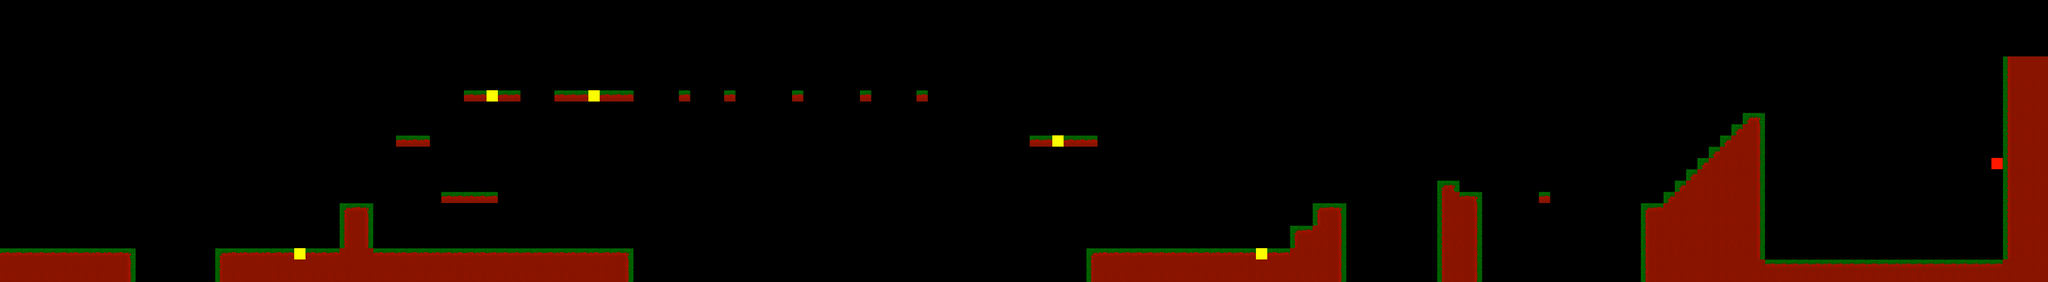

This game map was drawn from its Tiled (.tmx) file and the tilesets committed beside it. A one-line description and the trimmed map source follow:
An orthogonal 181x25 tile map with 32x32 px tiles, 2 tile layers (Tile Layer 1, enemies), 2 tilesets.

<map version="1.0" orientation="orthogonal" width="181" height="25" tilewidth="32" tileheight="32">
 <tileset firstgid="1" name="realTileset" tilewidth="32" tileheight="32">
  <properties>
   <property name="blocked" value="true" />
  </properties>
  <image source="../Tiles/tileset_jungle_test.png" width="96" height="96" />
  <tile id="0">
   <properties>
    <property name="blocked" value="true" />
   </properties>
  </tile>
  <tile id="1">
   <properties>
    <property name="blocked" value="true" />
   </properties>
  </tile>
  <tile id="2">
   <properties>
    <property name="blocked" value="true" />
   </properties>
  </tile>
  <tile id="3">
   <properties>
    <property name="blocked" value="true" />
   </properties>
  </tile>
  <tile id="4">
   <properties>
    <property name="blocked" value="true" />
   </properties>
  </tile>
  <tile id="5">
   <properties>
    <property name="blocked" value="true" />
   </properties>
  </tile>
  <tile id="6">
   <properties>
    <property name="blocked" value="true" />
   </properties>
  </tile>
  <tile id="7">
   <properties>
    <property name="blocked" value="true" />
   </properties>
  </tile>
  <tile id="8">
   <properties>
    <property name="blocked" value="true" />
   </properties>
  </tile>
 </tileset>
 <tileset firstgid="10" name="EnemyTiles" tilewidth="32" tileheight="32">
  <image source="../Tiles/EnemyTiles.png" width="96" height="96" />
  <tile id="0">
   <properties>
    <property name="enemy" value="1" />
   </properties>
  </tile>
  <tile id="4">
   <properties>
    <property name="enemy" value="boss" />
   </properties>
  </tile>
 </tileset>
 <layer name="Tile Layer 1" width="181" height="25">
  <data>[4525 cells, 553 non-empty, 6 distinct tile ids]</data>
 </layer>
 <layer name="enemies" width="181" height="25">
  <data>[4525 cells, 6 non-empty, 2 distinct tile ids]</data>
 </layer>
</map>